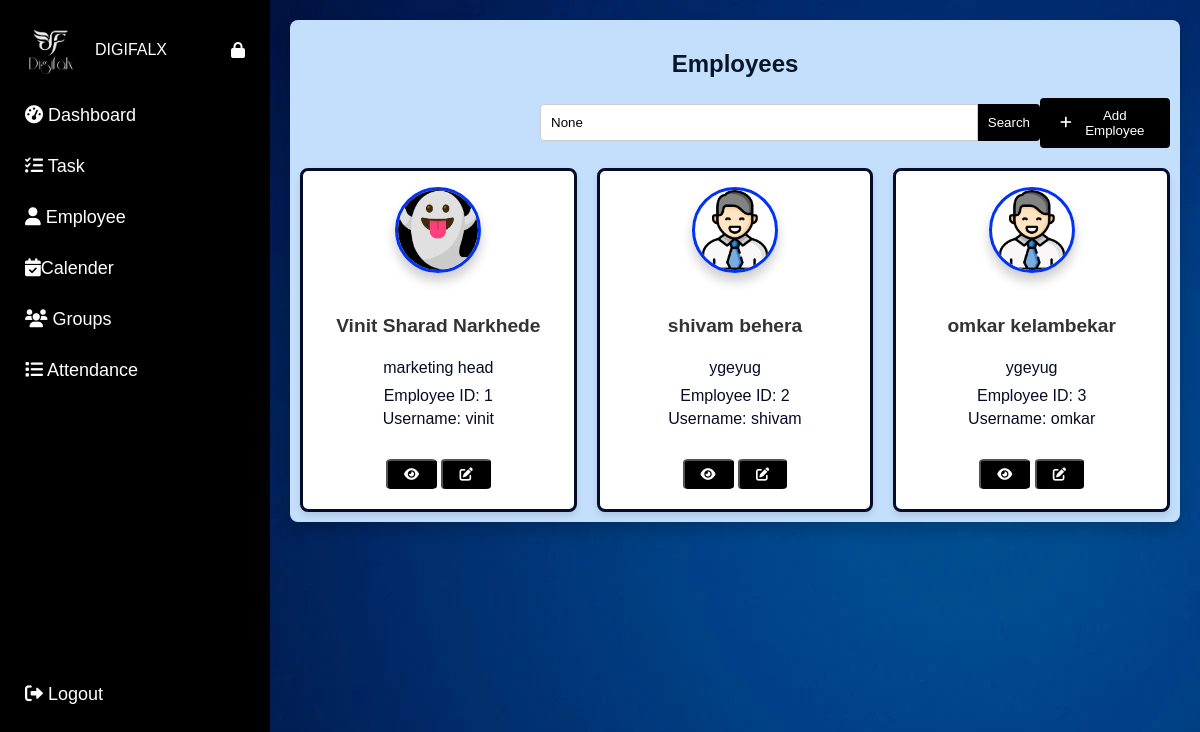
Screenshot of /employee_list with the database file from the repository.
### app.py (models this page shows)
class Employee(db.Model):
    id = db.Column(db.Integer, primary_key=True)
    username = db.Column(db.String(150), nullable=False, unique=True)
    password = db.Column(db.String(150), nullable=False)
    name = db.Column(db.String(100), nullable=False)
    email = db.Column(db.String(100), nullable=False)
    position = db.Column(db.String(100), nullable=False)
    joining_date = db.Column(db.Date, nullable=False, default=datetime.utcnow)
    profile_picture = db.Column(db.String(120), nullable=True)
    group_id = db.Column(db.Integer, db.ForeignKey('group.id'), nullable=True)
    events = db.relationship('Event', backref='employee', lazy=True)
    time_entries = db.relationship('TimeEntry', backref='employee', lazy=True)
    tasks = db.relationship('Task', backref='assigned_employee', foreign_keys=[Task.employee_id], lazy=True)
    observed_tasks = db.relationship('Task', backref='observer_employee', foreign_keys=[Task.observer_id], lazy=True)

### app.py (the view)
@app.route('/employee_list', methods=['GET', 'POST'])
def employee_list():
    search_query = request.args.get('search_query')
    if search_query:
        employees = Employee.query.filter(Employee.name.ilike(f"%{search_query}%")).all()
    else:
        employees = Employee.query.all()
    employee = employees[0] if employees else None
    return render_template('employee_list.html', employees=employees, search_query=search_query, employee=employee,url_for=url_for)

### templates/employee_list.html (shortened to what this page needs)
<!DOCTYPE html>
<html lang="en">
<head>
    <link rel="stylesheet" href="https://cdnjs.cloudflare.com/ajax/libs/font-awesome/6.0.0-beta3/css/all.min.css">
    <link href="https://unpkg.com/boxicons@2.1.4/css/boxicons.min.css" rel="stylesheet" />
    <link rel="stylesheet" type="text/css" href="{{ url_for('static', filename='employee_list.css') }}">
</head>
<body>
    <div class="sidebar" id="mySidebar">
        <div class="sidebar-header">
            <img src="/static/images/logo.png" alt="Logo" class="sidebar-logo">
            <span class="sidebar-text">DIGIFALX</span>
            <i class="fas fa-lock" id="lockIcon" onclick="toggleLock()"></i>
        </div>
        <a href="{{ url_for('admin') }}"><i class="fas fa-tachometer-alt"></i> <span
                class="menu-text">Dashboard</span></a>
        <a href="{{ url_for('admintasklist') }}"><i class="fas fa-tasks"></i> <span class="menu-text">Task</span></a>
        <a href="{{ url_for('employee_list') }}"><i class="fas fa-user"></i> <span class="menu-text">Employee</span></a>
        <a href="{{ url_for('admincalender') }}"><i class="fas fa-calendar-check"></i><span
                class="menu-text">Calender</span></a>
        <a href="{{ url_for('list_group') }}"><i class="fas fa-users"></i> <span class="menu-text">Groups</span></a>
        <a href="{{ url_for('attendance_list') }}"><i class="fas fa-list"></i> <span
                class="menu-text">Attendance</span></a>
        <a href="{{ url_for('logout') }}" class="logout"><i class="fas fa-sign-out-alt"></i> <span
                class="menu-text">Logout</span></a>
    </div>
    <div id="main" class="content">
        <div class="jumbotron">
            <h2 style="color: #061628; text-align: center;">Employees</h2>
            <div class="form-container">
                <form class="search-bar" action="{{ url_for('employee_list') }}" method="GET">
                    <input type="text" name="search_query" placeholder="Search by username..."
                        value="{{ search_query }}">
                    <button type="submit">Search</button>
                </form>
                <button class="add-employee-button" onclick="openSlidePage('addEmployeeSlidePage')">
                    <i class="fas fa-plus"></i> Add Employee
                </button>
            </div>
            <div class="candidate-list">
                {% for employee in employees %}
                <div class="candidate-list-box card">
                    <div class="card-body">
                        <div class="candidate-list-images">
                            <a href="#">
                                {% if employee.profile_picture %}
                                <img src="{{ url_for('static', filename='profile_pics/' ~ employee.profile_picture) }}"
                                    alt="" class="avatar-md img-thumbnail rounded-circle" />
                                {% else %}
                                <img src="{{ url_for('static', filename='profile_pics/default.png') }}" alt=""
                                    class="avatar-md img-thumbnail rounded-circle" />
                                {% endif %}
                            </a>
                        </div>
                        <div class="candidate-list-content">
                            <h5 class="fs-19 mb-0">
                                <a class="primary-link" href="#"><strong>{{ employee.name }}</strong></a>
                            </h5>
                            <p class="text-muted mb-2">{{ employee.position }}</p>
                            <ul class="list-unstyled text-muted">
                                <li> Employee ID: {{ employee.id
                                    }}</li>
                                <li> Username: {{ employee.username }}</li>
                            </ul>
                        </div>
                    </div>
                    <div style="text-align: center; margin-bottom: 20px;">
                        <button style="background-color: #000000; height: 30px; border-radius: 10%;" ><a href="{{ url_for('view_employee', id=employee.id) }}" style="color: rgb(255, 255, 255); margin: 0 10px;">
                            <i class="fas fa-eye"></i>
                        </a></button>
                        <button style="background-color: #000000; height: 30px; border-radius: 10%;"><a href="{{ url_for('update_employee', id=employee.id) }}" style="color: rgb(255, 255, 255); margin: 0 10px; ">
                            <i class="fas fa-edit"></i>
                        </a></button>
                    </div>
                </div>
                {% endfor %}
            </div>
        </div>
    </div>
</body>
</html>

### static/employee_list.css (style rules this page uses)
body { margin: 0; background: linear-gradient(120deg, #f0f4f8, #d9e2ec); font-family: 'Trebuchet MS', 'Lucida Sans Unicode', 'Lucida Grande', 'Lucida Sans', Arial, sans-serif; background-image: url(/static/images/bg.png); }
.sidebar { height: 100%; width: 270px; position: fixed; top: 0; left: 0; background-color: black; overflow-x: hidden; transition: width 0.5s; padding-top: 0; z-index: 1000; }
.sidebar-header { display: flex; align-items: center; padding: 15px 25px; color: white; margin-top: 10px; }
.sidebar-logo { width: 50px; height: 50px; margin-right: 20px; }
.sidebar-text { flex-grow: 1; }
#lockIcon { cursor: pointer; }
.sidebar a { padding: 15px 25px; text-decoration: none; font-size: large; color: rgb(255, 255, 255); display: block; transition: 0.3s; }
.sidebar a.logout { position: absolute; bottom: 80px; width: 100%; }
#main { transition: margin-left 0.5s; padding: 20px; margin-left: 270px; }
.jumbotron { background-color: #c3dffc; padding: 10px; border-radius: 8px; margin-bottom: 20px; box-shadow: 0 8px 16px rgba(0, 0, 0, 0.2); }
.form-container { display: flex; justify-content: space-between; align-items: center; margin-top: 20px; padding-left: 240px; }
.search-bar { display: flex; width: 100%; max-width: 500px; }
.search-bar input { width: 100%; padding: 10px; border: 1px solid #ccc; border-radius: 4px 0 0 4px; }
.search-bar button { padding: 10px; border: none; background-color: #000; color: white; cursor: pointer; border-radius: 0 4px 4px 0; }
.add-employee-button { padding: 10px 20px; border: none; background-color: #000; color: white; cursor: pointer; border-radius: 4px; display: flex; align-items: center; }
.add-employee-button i { margin-right: 8px; }
.candidate-list { margin-top: 20px; display: grid; grid-template-columns: repeat(auto-fill, minmax(250px, 1fr)); gap: 20px; }
.candidate-list-box { background-color: #091034; border-radius: 8px; box-shadow: 0 4px 6px rgba(0, 0, 0, 0.1); overflow: hidden; transition: box-shadow 0.3s ease, transform 0.3s ease; border: 3px solid rgb(5, 12, 41); color: #060c27; }
.candidate-list-box .card-body { display: flex; flex-direction: column; align-items: center; padding: 1rem; }
.candidate-list-box .candidate-list-images img { box-shadow: 0 8px 12px rgba(0, 0, 0, 0.2); width: 80px; height: 80px; border-radius: 50%; margin-bottom: 1rem; object-fit: cover; border: 3px solid rgb(1, 50, 245); }
.candidate-list-content { display: flex; flex-direction: column; text-align: center; }
.candidate-list-content h5 a { text-decoration: none; color: #333; }
.candidate-list-content p, .candidate-list-content ul { margin: 0; padding: 0; }
.candidate-list-content ul { list-style: none; padding: 0; margin: 10px 0; }
.candidate-list-content ul li { margin-bottom: 5px; }
.primary-link { font-size: 1.2rem; }

### templates/employee_list.html (style rules this page uses)
.candidate-list { margin-top: 20px; display: grid; grid-template-columns: repeat(auto-fill, minmax(250px, 1fr)); gap: 20px; }
.candidate-list-box { background-color: #fff; border-radius: 8px; box-shadow: 0 4px 6px rgba(0, 0, 0, 0.1); overflow: hidden; transition: box-shadow 0.3s ease, transform 0.3s ease; }
.candidate-list-box .card-body { display: flex; flex-direction: column; align-items: center; padding: 1rem; }
.candidate-list-box .candidate-list-images img { width: 80px; height: 80px; border-radius: 50%; margin-bottom: 1rem; object-fit: cover; }
.candidate-list-content { display: flex; flex-direction: column; text-align: center; }
.candidate-list-content h5 a { text-decoration: none; color: #333; }
.candidate-list-content p, .candidate-list-content ul { margin: 0; padding: 0; }
.candidate-list-content ul { list-style: none; padding: 0; margin: 10px 0; }
.candidate-list-content ul li { margin-bottom: 5px; }
.primary-link { font-size: 1.2rem; }

### rows the page displays
Employee: profile_picture (picture), name "Vinit Sharad Narkhede", position "marketing head", id "1", username "vinit"
Employee: name "shivam behera", position "ygeyug", id "2", username "shivam"
Employee: name "omkar kelambekar", position "ygeyug", id "3", username "omkar"
